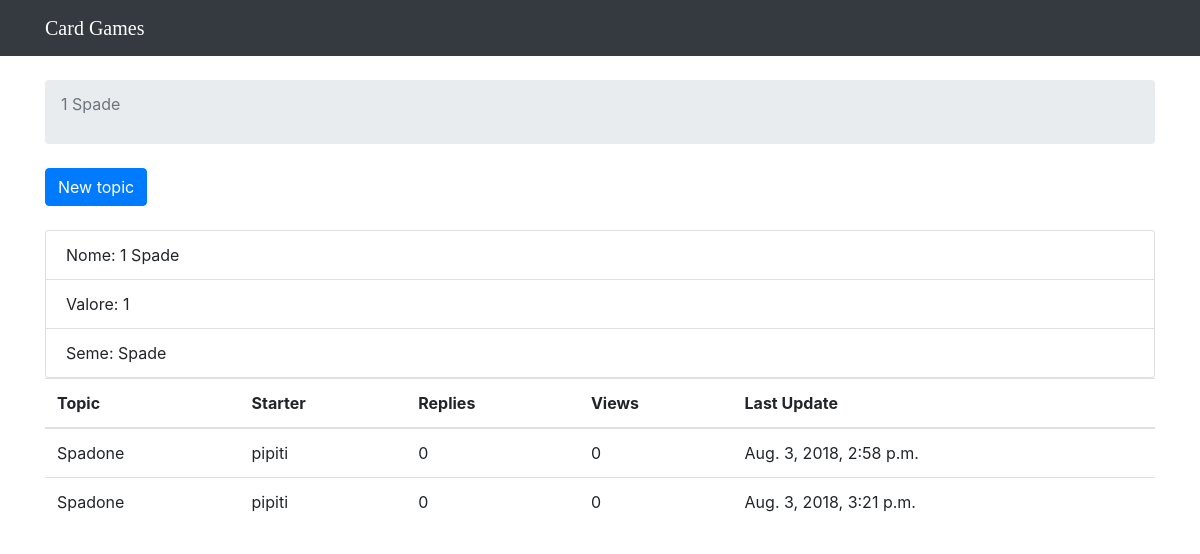
The page /carta/1 on the database as committed earlier.
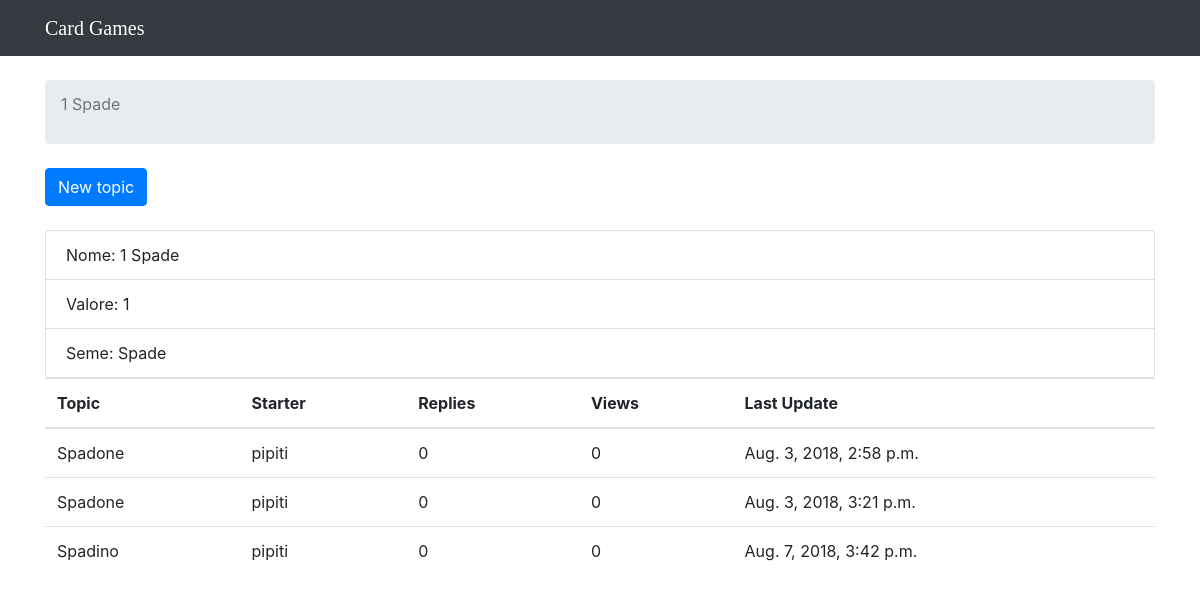
The same page on the database as committed later.
### setteMezzo/models.py (models this page shows)
class Topic(models.Model):
    subject = models.CharField(max_length=255)
    last_updated = models.DateTimeField(auto_now_add=True)
    carta = models.ForeignKey(Carta, related_name='topics', on_delete = models.CASCADE)
    starter = models.ForeignKey(User, on_delete = models.CASCADE, related_name='topics')

### setteMezzo/views.py (the view)
# urls.py: path('carta/<int:pk>', views.carta_dett, name='carta'),
def carta_dett(request, pk):
    try:
        carta = Carta.objects.get(id=pk)
    except:
        raise Http404
    return render(request, 'carta_dett.html', {'carta': carta})

### setteMezzo/models.py (called while the page is built)
    def __str__(self):
        return self.colore

    def __str__(self):
        return "%s %s" %(self.value, self.tipo)

### templates/carta_dett.html (shortened to what this page needs)
{% extends 'base.html' %}
{% load static %}
    {% block breadcrumb %}
        <li class="breadcrumb-item active"><p align="center">{{ carta }} </p></li>
    {% endblock %}
    {% block content %}
        <div class="mb-4">
            <a href="{% url 'new_topic' carta.pk %}" class="btn btn-primary">New topic</a>
        </div>
        <ul class="list-group">
            <li class="list-group-item"> Nome: {{ carta }} </li>
            <li class="list-group-item"> Valore: {{ carta.value }} </li>
            <li class="list-group-item"> Seme: {{ carta.tipo }} </li>
        </ul>
        <table class="table">
        <thead class="thead-inverse">
          <tr>
            <th>Topic</th>
            <th>Starter</th>
            <th>Replies</th>
            <th>Views</th>
            <th>Last Update</th>
          </tr>
        </thead>
        <tbody>
          {% for topic in carta.topics.all %}
            <tr>
              <td>{{ topic.subject }}</td>
              <td>{{ topic.starter.username }}</td>
              <td>0</td>
              <td>0</td>
              <td>{{ topic.last_updated }}</td>
            </tr>
          {% endfor %}
        </tbody>
        </table>
    {% endblock content %}

Rows that differ between the two databases and show on the page:
added Topic: subject "Spadino", starter.username "pipiti", last_updated "Aug. 7, 2018, 3:42 p.m."
